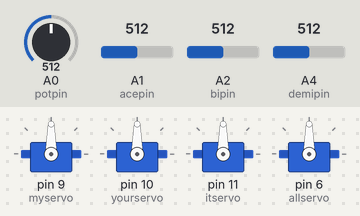
This sketch was run on a simulated Arduino Uno, built with avr-gcc and run on an emulated ATmega328P. On the bench: 4 × servo. The inputs (shaded band) are chosen by the test bench; at power-on: A0 (potpin) = 512, A1 (acepin) = 512, A2 (bipin) = 512, A4 (demipin) = 512.

Above: at 1.2 s.
1.3 s: A0 (potpin) set to 716
At 1.6 s:
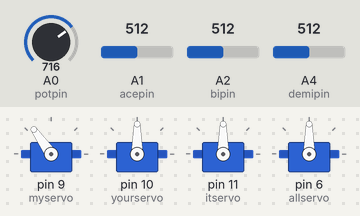
2.8 s: A1 (acepin) set to 716
At 3.9 s:
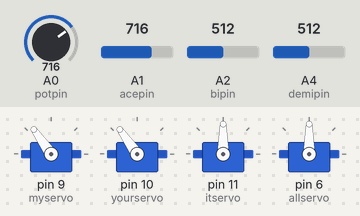
4.3 s: A2 (bipin) set to 716
At 5.1 s:
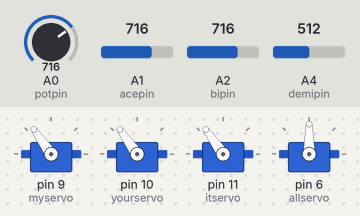
5.8 s: A4 (demipin) set to 716
At 6.2 s:
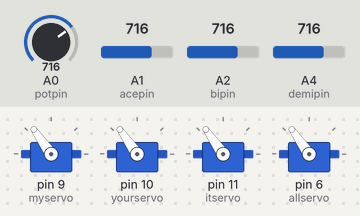
7.3 s: A0 (potpin) set to 992
At 8.5 s:
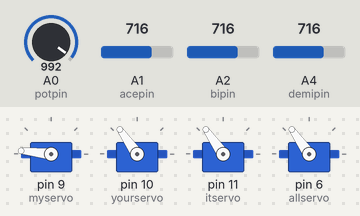
8.8 s: A1 (acepin) set to 992
At 9.7 s:
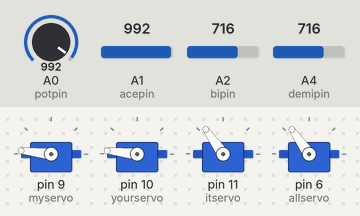
Timing chart, 0 to 11.3 s (numbered marks = the images above; inputs shaded):
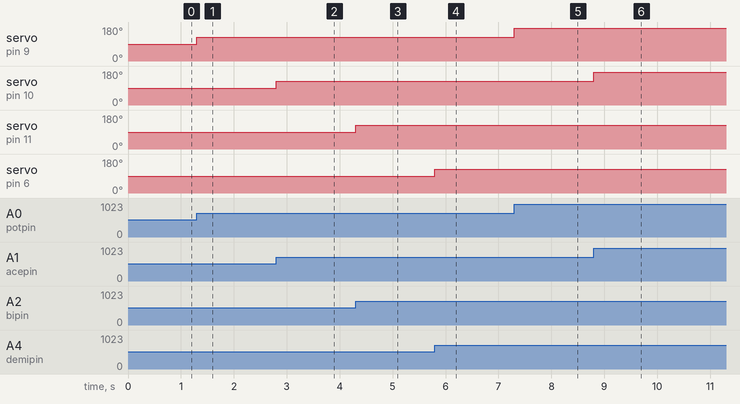

The sketch:

Arm_basic_Joy.ino
```cpp
#include <Servo.h>

Servo myservo;
Servo yourservo;
Servo itservo;
Servo allservo;

int potpin = 0;
int acepin = 1;
int bipin = 2;
int demipin = 4;
int val;
int va;
int valv;
int v;

void setup() {
  myservo.attach(9);
  yourservo.attach(10);
  itservo.attach(11);
  allservo.attach(6);
}

void loop() {
  val = analogRead(potpin);
  val = map(val, 0, 1024, 0, 180);
  myservo.write(val);


  va = analogRead(acepin);
  va = map(va, 0, 1024, 0, 180);
  yourservo.write(va);


  valv = analogRead(bipin);
  valv = map(valv, 0, 1024, 0, 180);
  itservo.write(valv);


  v = analogRead(demipin);
  v = map(v, 0, 1024, 0, 180);
  allservo.write(v);

}
```

Measured:
- after the input at 1.3 s, servo on pin 9 (myservo): 90° → 125° at once
- after the input at 2.8 s, servo on pin 10 (yourservo): 90° → 125° at once
- after the input at 4.3 s, servo on pin 11 (itservo): 90° → 125° at once
- after the input at 5.8 s, servo on pin 6 (allservo): 90° → 125° at once
- after the input at 7.3 s, servo on pin 9 (myservo): 125° → 174° at once
- after the input at 8.8 s, servo on pin 10 (yourservo): 125° → 174° at once
